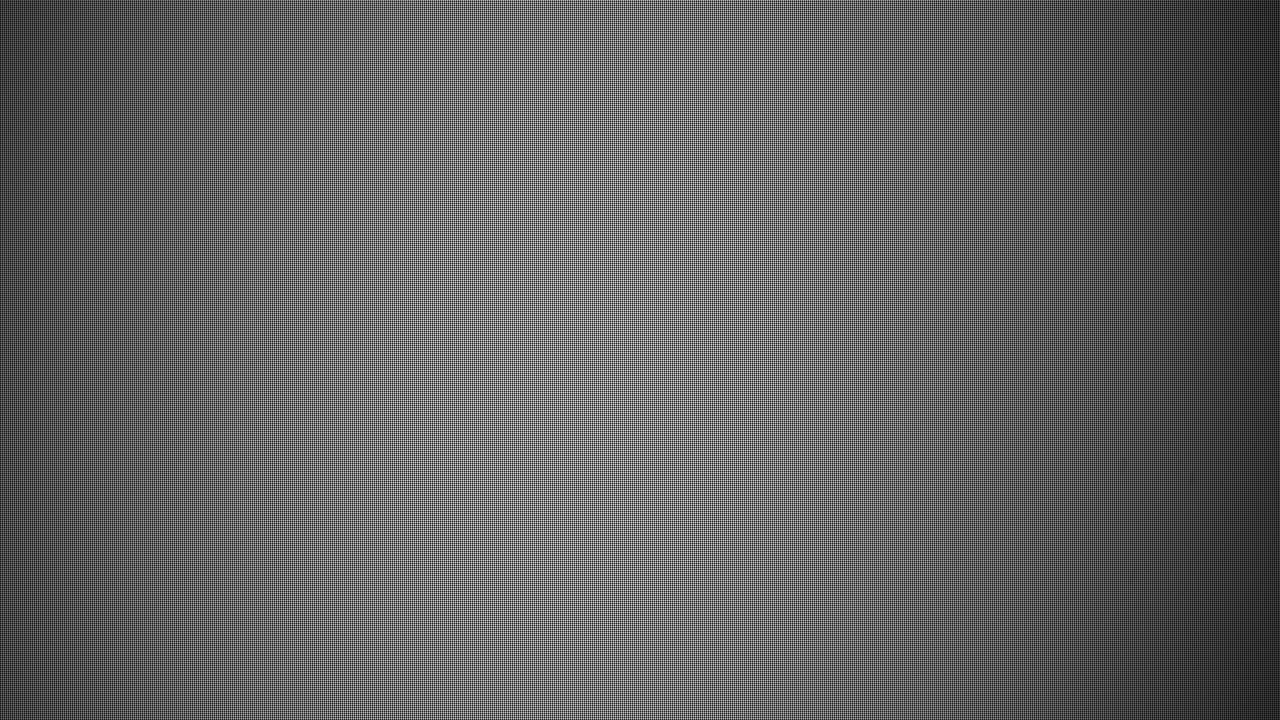
%> input picture test/00000000_000000001BF3174E.tiff, 1280 x 720 px; its folder holds only this picture in this run
$ octave main.m   (GNU Octave 9; MATLAB toolbox functions it lacks are replaced by stand-ins)
%> lines starting %> are read from the running program, lines starting %| are printed output that depends on the picture; in (x1, y1, x2, y2) boxes, pixels count from 0 and x2, y2 are one past the last pixel; in counts of white or black regions, pixels touching at a corner belong together; the program's own positions count from 1
%% Fast Orientation in 3 Degrees of Freedom Motion
%
% Author: Wenzhou Zhou
% Copyright 2025 Wenzhou Zhou. All rights reserved.
% National University of Defense Technology, Changsha, P.R. China.
% Created: July 1, 2024
% Last Modified: Feb. 13, 2025
% Contact: zwz1119@163.com

clear;
clc;
close;
filefolder=fullfile('.\test\');
diroutput=dir(fullfile(filefolder,'.'));
diroutput=diroutput(~[diroutput.isdir]);
[~, idx] = sort([diroutput.datenum]); %red dir pic
diroutput = diroutput(idx);
if isempty(diroutput)
    error('Waring: No No No pic! Examine file path!');
end

pol_image_name={diroutput.name}';
%% Initialize
[row,column]=size(double(imread([filefolder,diroutput(1).name])));
%> row = 720; column = 1280
radius =100;
fx=1280;
fy=1280;
nx=column;
%> nx = 1280
ny=row;
%> ny = 720
cx=column/2;
%> cx = 640
cy=row/2;
%> cy = 360
frequency=1;

% CHANGSHA
location.longitude = 112.992;
location.latitude = 28.221;
location.altitude = 61.66;


%%
totalimage=size(pol_image_name,1);
snapshot=zeros(row,column,frequency);
%> snapshot: size 720x1280 double; every value is 0
pic_mean=zeros(totalimage,1);
pic_mean1=zeros(totalimage,1);
pic_mean2=zeros(totalimage,1);
pic_mean3=zeros(totalimage,1);
pic_mean4=zeros(totalimage,1);

azimuth_sun_spa=zeros(totalimage,1);
zenith_sun_spa=zeros(totalimage,1);

camera_matrix=[fx 0 cx;
               0 fy cy;
               0 0 1];
%> camera_matrix = [1280 0 640; 0 1280 360; 0 0 1]
%% IMU
yaw   = 0*pi/180;
roll  = 0*pi/180;
pitch = 0*pi/180;

Cnb1=[1 0 0;0 cos(roll) sin(roll);0 -sin(roll) cos(roll)];
Cnb2=[cos(pitch) 0 -sin(pitch);0 1 0;sin(pitch) 0 cos(pitch)];
Cnb3=[cos(yaw) sin(yaw) 0;-sin(yaw) cos(yaw) 0;0 0 1];
Cnb = Cnb1*Cnb2*Cnb3;
Clb=Cnb1*Cnb2;
Cbl=Clb';


%%
yuanxin=[640,360];

yanmo_REC=zeros(ny,nx);

%%
 for jj=1:ny
     for kk=1:nx
            if (jj-yuanxin(2))^2+(kk-yuanxin(1))^2<radius^2
                yanmo_REC(jj,kk)=1;
            else
                yanmo_REC(jj,kk)=0;
            end
     end
 end
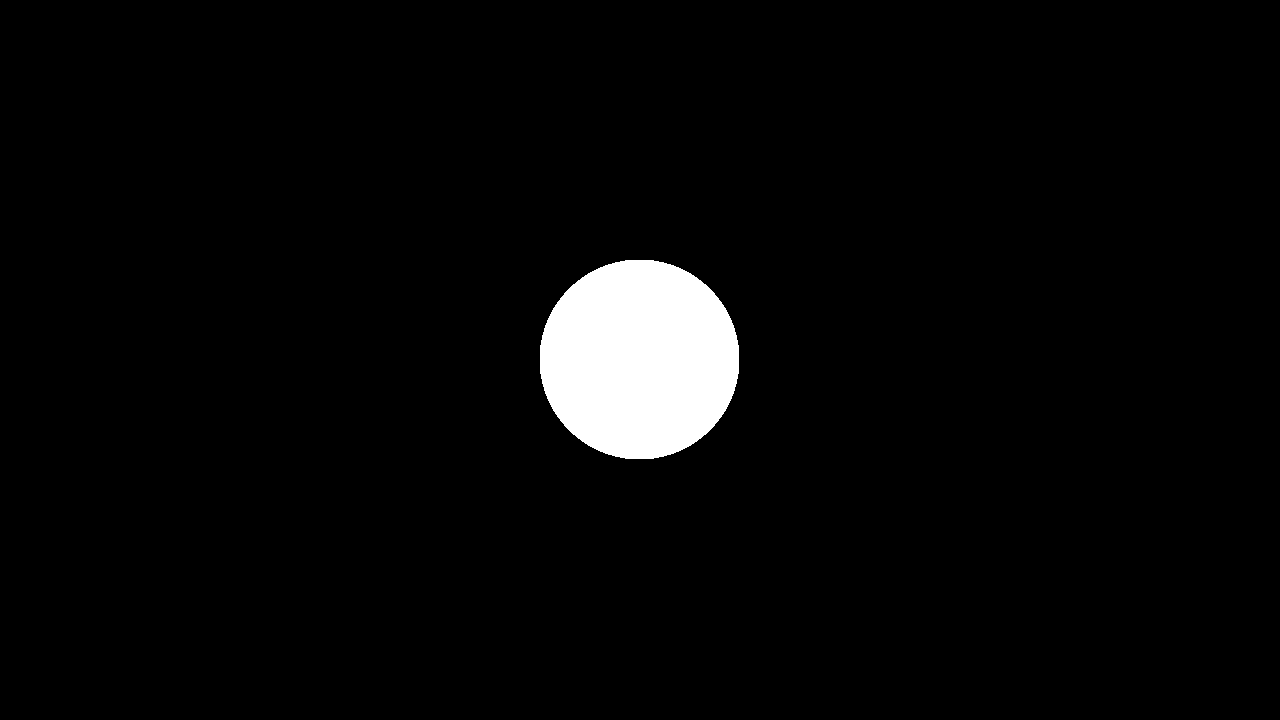
%> yanmo_REC: size 720x1280 double; values 0 (black) and 1 (white), 3.4% white; 1 white region, box (x1, y1, x2, y2) and area: (540, 260, 739, 459) 31397
%%
    tic
for i= 1:totalimage/frequency
    for j=1:frequency
        snapshot=double(imread([filefolder,pol_image_name{(i-1)*frequency+j}]));
%> snapshot: size 720x1280 double; min 13, max 226, mean 98.6; mean of the top-left, top-right, bottom-left and bottom-right quarters 103.8, 92.5, 106.8, 91.4
    end
POLregion1=snapshot;


%> (the run ends here)
